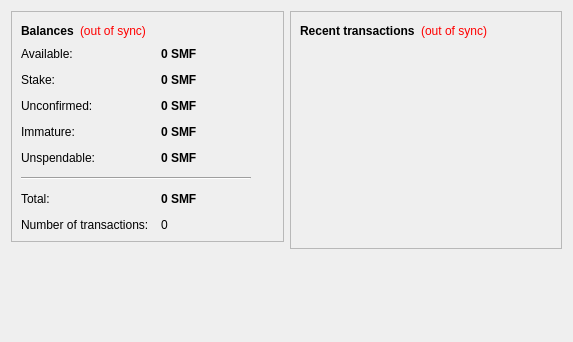
<?xml version="1.0" encoding="UTF-8"?>
<ui version="4.0">
 <class>OverviewPage</class>
 <widget class="QWidget" name="OverviewPage">
  <property name="geometry">
   <rect>
    <x>0</x>
    <y>0</y>
    <width>573</width>
    <height>342</height>
   </rect>
  </property>
  <property name="windowTitle">
   <string>Form</string>
  </property>
  <layout class="QHBoxLayout" name="horizontalLayout" stretch="1,1">
   <item>
    <layout class="QVBoxLayout" name="verticalLayout_2">
     <item>
      <widget class="QFrame" name="frame">
       <property name="frameShape">
        <enum>QFrame::StyledPanel</enum>
       </property>
       <property name="frameShadow">
        <enum>QFrame::Raised</enum>
       </property>
       <layout class="QVBoxLayout" name="verticalLayout_4">
        <item>
         <layout class="QHBoxLayout" name="horizontalLayout_4">
          <item>
           <widget class="QLabel" name="label_5">
            <property name="font">
             <font>
              <weight>75</weight>
              <bold>true</bold>
             </font>
            </property>
            <property name="text">
             <string>Balances</string>
            </property>
           </widget>
          </item>
          <item>
           <widget class="QLabel" name="labelWalletStatus">
            <property name="toolTip">
             <string>The displayed information may be out of date. Your wallet automatically synchronizes with the SmurfsCoin network after a connection is established, but this process has not completed yet.</string>
            </property>
            <property name="styleSheet">
             <string notr="true">QLabel { color: red; }</string>
            </property>
            <property name="text">
             <string notr="true">(out of sync)</string>
            </property>
            <property name="alignment">
             <set>Qt::AlignLeading|Qt::AlignLeft|Qt::AlignVCenter</set>
            </property>
           </widget>
          </item>
          <item>
           <spacer name="horizontalSpacer_2">
            <property name="orientation">
             <enum>Qt::Horizontal</enum>
            </property>
            <property name="sizeHint" stdset="0">
             <size>
              <width>40</width>
              <height>20</height>
             </size>
            </property>
           </spacer>
          </item>
         </layout>
        </item>
        <item>
         <layout class="QFormLayout" name="formLayout_2">
          <property name="fieldGrowthPolicy">
           <enum>QFormLayout::AllNonFixedFieldsGrow</enum>
          </property>
          <property name="horizontalSpacing">
           <number>12</number>
          </property>
          <property name="verticalSpacing">
           <number>12</number>
          </property>
          <item row="0" column="0">
           <widget class="QLabel" name="labelAvailableText">
            <property name="toolTip">
             <string>Your current available balance</string>
            </property>
            <property name="text">
             <string>Available:</string>
            </property>
           </widget>
          </item>
          <item row="0" column="1">
           <widget class="QLabel" name="labelAvailable">
            <property name="font">
             <font>
              <weight>75</weight>
              <bold>true</bold>
             </font>
            </property>
            <property name="cursor">
             <cursorShape>IBeamCursor</cursorShape>
            </property>
            <property name="toolTip">
             <string>Your current available balance</string>
            </property>
            <property name="text">
             <string notr="true">0 SMF</string>
            </property>
            <property name="alignment">
             <set>Qt::AlignLeading|Qt::AlignLeft|Qt::AlignVCenter</set>
            </property>
            <property name="textInteractionFlags">
             <set>Qt::LinksAccessibleByMouse|Qt::TextSelectableByKeyboard|Qt::TextSelectableByMouse</set>
            </property>
           </widget>
          </item>
          <item row="1" column="0">
           <widget class="QLabel" name="label_6">
            <property name="toolTip">
             <string>Total of coins that was staked, and do not yet count toward the current balance</string>
            </property>
            <property name="text">
             <string>Stake:</string>
            </property>
           </widget>
          </item>
          <item row="1" column="1">
           <widget class="QLabel" name="labelStake">
            <property name="font">
             <font>
              <weight>75</weight>
              <bold>true</bold>
             </font>
            </property>
            <property name="cursor">
             <cursorShape>IBeamCursor</cursorShape>
            </property>
            <property name="toolTip">
             <string>Total of coins that was staked, and do not yet count toward the current balance</string>
            </property>
            <property name="text">
             <string notr="true">0 SMF</string>
            </property>
            <property name="alignment">
             <set>Qt::AlignLeading|Qt::AlignLeft|Qt::AlignVCenter</set>
            </property>
            <property name="textInteractionFlags">
             <set>Qt::LinksAccessibleByMouse|Qt::TextSelectableByKeyboard|Qt::TextSelectableByMouse</set>
            </property>
           </widget>
          </item>
          <item row="2" column="0">
           <widget class="QLabel" name="label_3">
            <property name="toolTip">
             <string>Total of transactions that have yet to be confirmed, and do not yet count toward the current balance</string>
            </property>
            <property name="text">
             <string>Unconfirmed:</string>
            </property>
           </widget>
          </item>
          <item row="2" column="1">
           <widget class="QLabel" name="labelUnconfirmed">
            <property name="font">
             <font>
              <weight>75</weight>
              <bold>true</bold>
             </font>
            </property>
            <property name="cursor">
             <cursorShape>IBeamCursor</cursorShape>
            </property>
            <property name="toolTip">
             <string>Total of transactions that have yet to be confirmed, and do not yet count toward the current balance</string>
            </property>
            <property name="text">
             <string notr="true">0 SMF</string>
            </property>
            <property name="alignment">
             <set>Qt::AlignLeading|Qt::AlignLeft|Qt::AlignVCenter</set>
            </property>
            <property name="textInteractionFlags">
             <set>Qt::LinksAccessibleByMouse|Qt::TextSelectableByKeyboard|Qt::TextSelectableByMouse</set>
            </property>
           </widget>
          </item>
          <item row="3" column="0">
           <widget class="QLabel" name="labelImmatureText">
            <property name="toolTip">
             <string>Mined balance that has not yet matured</string>
            </property>
            <property name="text">
             <string>Immature:</string>
            </property>
           </widget>
          </item>
          <item row="3" column="1">
           <widget class="QLabel" name="labelImmature">
            <property name="font">
             <font>
              <weight>75</weight>
              <bold>true</bold>
             </font>
            </property>
            <property name="toolTip">
             <string>Mined balance that has not yet matured</string>
            </property>
            <property name="text">
             <string notr="true">0 SMF</string>
            </property>
            <property name="alignment">
             <set>Qt::AlignLeading|Qt::AlignLeft|Qt::AlignVCenter</set>
            </property>
            <property name="textInteractionFlags">
             <set>Qt::LinksAccessibleByMouse|Qt::TextSelectableByKeyboard|Qt::TextSelectableByMouse</set>
            </property>
           </widget>
          </item>
          <item row="4" column="0">
           <widget class="QLabel" name="labelBalanceWatchOnlyText">
            <property name="toolTip">
             <string>Your unspendable balance</string>
            </property>
            <property name="text">
             <string>Unspendable:</string>
            </property>
           </widget>
          </item>
          <item row="4" column="1">
           <widget class="QLabel" name="labelBalanceWatchOnly">
            <property name="font">
             <font>
              <weight>75</weight>
              <bold>true</bold>
             </font>
            </property>
            <property name="cursor">
             <cursorShape>IBeamCursor</cursorShape>
            </property>
            <property name="toolTip">
             <string>Your unspendable balance</string>
            </property>
            <property name="text">
             <string notr="true">0 SMF</string>
            </property>
            <property name="alignment">
             <set>Qt::AlignLeading|Qt::AlignLeft|Qt::AlignVCenter</set>
            </property>
            <property name="textInteractionFlags">
             <set>Qt::LinksAccessibleByMouse|Qt::TextSelectableByKeyboard|Qt::TextSelectableByMouse</set>
            </property>
           </widget>
          </item>
          <item row="5" column="0" colspan="2">
           <widget class="Line" name="line">
            <property name="maximumSize">
             <size>
              <width>230</width>
              <height>16777215</height>
             </size>
            </property>
            <property name="orientation">
             <enum>Qt::Horizontal</enum>
            </property>
           </widget>
          </item>
          <item row="6" column="0">
           <widget class="QLabel" name="labelTotalText">
            <property name="toolTip">
             <string>Your current total balance</string>
            </property>
            <property name="text">
             <string>Total:</string>
            </property>
           </widget>
          </item>
          <item row="6" column="1">
           <widget class="QLabel" name="labelTotal">
            <property name="font">
             <font>
              <weight>75</weight>
              <bold>true</bold>
             </font>
            </property>
            <property name="toolTip">
             <string>Your current total balance</string>
            </property>
            <property name="text">
             <string notr="true">0 SMF</string>
            </property>
            <property name="alignment">
             <set>Qt::AlignLeading|Qt::AlignLeft|Qt::AlignVCenter</set>
            </property>
            <property name="textInteractionFlags">
             <set>Qt::LinksAccessibleByMouse|Qt::TextSelectableByKeyboard|Qt::TextSelectableByMouse</set>
            </property>
           </widget>
          </item>
          <item row="7" column="0">
           <widget class="QLabel" name="label_2">
            <property name="toolTip">
             <string>Total number of transactions in wallet</string>
            </property>
            <property name="text">
             <string>Number of transactions:</string>
            </property>
           </widget>
          </item>
          <item row="7" column="1">
           <widget class="QLabel" name="labelNumTransactions">
            <property name="toolTip">
             <string>Total number of transactions in wallet</string>
            </property>
            <property name="text">
             <string notr="true">0</string>
            </property>
           </widget>
          </item>
         </layout>
        </item>
       </layout>
      </widget>
     </item>
     <item>
      <spacer name="verticalSpacer">
       <property name="orientation">
        <enum>Qt::Vertical</enum>
       </property>
       <property name="sizeHint" stdset="0">
        <size>
         <width>20</width>
         <height>40</height>
        </size>
       </property>
      </spacer>
     </item>
    </layout>
   </item>
   <item>
    <layout class="QVBoxLayout" name="verticalLayout_3">
     <item>
      <widget class="QFrame" name="frame_2">
       <property name="frameShape">
        <enum>QFrame::StyledPanel</enum>
       </property>
       <property name="frameShadow">
        <enum>QFrame::Raised</enum>
       </property>
       <layout class="QVBoxLayout" name="verticalLayout">
        <item>
         <layout class="QHBoxLayout" name="horizontalLayout_2">
          <item>
           <widget class="QLabel" name="label_4">
            <property name="text">
             <string>&lt;b&gt;Recent transactions&lt;/b&gt;</string>
            </property>
           </widget>
          </item>
          <item>
           <widget class="QLabel" name="labelTransactionsStatus">
            <property name="toolTip">
             <string>The displayed information may be out of date. Your wallet automatically synchronizes with the SmurfsCoin network after a connection is established, but this process has not completed yet.</string>
            </property>
            <property name="styleSheet">
             <string notr="true">QLabel { color: red; }</string>
            </property>
            <property name="text">
             <string notr="true">(out of sync)</string>
            </property>
            <property name="alignment">
             <set>Qt::AlignRight|Qt::AlignTrailing|Qt::AlignVCenter</set>
            </property>
           </widget>
          </item>
          <item>
           <spacer name="horizontalSpacer">
            <property name="orientation">
             <enum>Qt::Horizontal</enum>
            </property>
            <property name="sizeHint" stdset="0">
             <size>
              <width>40</width>
              <height>20</height>
             </size>
            </property>
           </spacer>
          </item>
         </layout>
        </item>
        <item>
         <widget class="QListView" name="listTransactions">
          <property name="styleSheet">
           <string notr="true">QListView { background: transparent; }</string>
          </property>
          <property name="frameShape">
           <enum>QFrame::NoFrame</enum>
          </property>
          <property name="verticalScrollBarPolicy">
           <enum>Qt::ScrollBarAlwaysOff</enum>
          </property>
          <property name="horizontalScrollBarPolicy">
           <enum>Qt::ScrollBarAlwaysOff</enum>
          </property>
          <property name="selectionMode">
           <enum>QAbstractItemView::NoSelection</enum>
          </property>
         </widget>
        </item>
       </layout>
      </widget>
     </item>
     <item>
      <spacer name="verticalSpacer_2">
       <property name="orientation">
        <enum>Qt::Vertical</enum>
       </property>
       <property name="sizeHint" stdset="0">
        <size>
         <width>20</width>
         <height>40</height>
        </size>
       </property>
      </spacer>
     </item>
    </layout>
   </item>
  </layout>
 </widget>
 <resources/>
 <connections/>
</ui>
